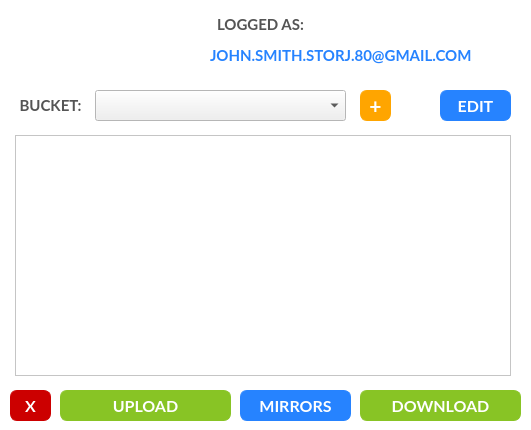
<?xml version="1.0" encoding="UTF-8"?>
<ui version="4.0">
 <class>MainMenu</class>
 <widget class="QDialog" name="MainMenu">
  <property name="geometry">
   <rect>
    <x>0</x>
    <y>0</y>
    <width>531</width>
    <height>430</height>
   </rect>
  </property>
  <property name="palette">
   <palette>
    <active>
     <colorrole role="Base">
      <brush brushstyle="SolidPattern">
       <color alpha="255">
        <red>255</red>
        <green>255</green>
        <blue>255</blue>
       </color>
      </brush>
     </colorrole>
     <colorrole role="Window">
      <brush brushstyle="SolidPattern">
       <color alpha="255">
        <red>255</red>
        <green>255</green>
        <blue>255</blue>
       </color>
      </brush>
     </colorrole>
    </active>
    <inactive>
     <colorrole role="Base">
      <brush brushstyle="SolidPattern">
       <color alpha="255">
        <red>255</red>
        <green>255</green>
        <blue>255</blue>
       </color>
      </brush>
     </colorrole>
     <colorrole role="Window">
      <brush brushstyle="SolidPattern">
       <color alpha="255">
        <red>255</red>
        <green>255</green>
        <blue>255</blue>
       </color>
      </brush>
     </colorrole>
    </inactive>
    <disabled>
     <colorrole role="Base">
      <brush brushstyle="SolidPattern">
       <color alpha="255">
        <red>255</red>
        <green>255</green>
        <blue>255</blue>
       </color>
      </brush>
     </colorrole>
     <colorrole role="Window">
      <brush brushstyle="SolidPattern">
       <color alpha="255">
        <red>255</red>
        <green>255</green>
        <blue>255</blue>
       </color>
      </brush>
     </colorrole>
    </disabled>
   </palette>
  </property>
  <property name="windowTitle">
   <string>Storj GUI</string>
  </property>
  <property name="autoFillBackground">
   <bool>false</bool>
  </property>
  <property name="locale">
   <locale language="English" country="UnitedStates"/>
  </property>
  <widget class="QPushButton" name="file_download_bt">
   <property name="geometry">
    <rect>
     <x>360</x>
     <y>390</y>
     <width>161</width>
     <height>31</height>
    </rect>
   </property>
   <property name="font">
    <font>
     <family>Lato</family>
     <pointsize>12</pointsize>
     <weight>75</weight>
     <bold>true</bold>
    </font>
   </property>
   <property name="styleSheet">
    <string notr="true">QPushButton:hover{
  background-color: #83bf20;
  border-color: #83bf20;
}
QPushButton:active {
  background-color: #93cc36;
  border-color: #93cc36;
}
QPushButton{
  background-color: #88c425;
	border: 1px solid #88c425;
	color: #fff;
	border-radius: 7px;
}</string>
   </property>
   <property name="text">
    <string>DOWNLOAD</string>
   </property>
  </widget>
  <widget class="QLabel" name="label_3">
   <property name="geometry">
    <rect>
     <x>30</x>
     <y>15</y>
     <width>151</width>
     <height>61</height>
    </rect>
   </property>
   <property name="text">
    <string/>
   </property>
   <property name="pixmap">
    <pixmap resource="../../resources/resources.qrc">:/resources/storj-logo-horizontal.png</pixmap>
   </property>
   <property name="scaledContents">
    <bool>true</bool>
   </property>
  </widget>
  <widget class="QPushButton" name="file_delete_bt">
   <property name="geometry">
    <rect>
     <x>10</x>
     <y>390</y>
     <width>41</width>
     <height>31</height>
    </rect>
   </property>
   <property name="font">
    <font>
     <family>Lato</family>
     <pointsize>12</pointsize>
     <weight>75</weight>
     <bold>true</bold>
    </font>
   </property>
   <property name="styleSheet">
    <string notr="true">QPushButton {
	background-color: #CC0000;
	border: 1px solid #CC0000;
	color: #fff;
	border-radius: 7px;
}
QPushButton:hover{
	background-color: #bb0a0a;
	border-color: #bb0a0a;
}
QPushButton:active {
	background-color: #ce0e0e;
	border-color: #ce0e0e;
}</string>
   </property>
   <property name="text">
    <string>X</string>
   </property>
  </widget>
  <widget class="QLabel" name="label_4">
   <property name="geometry">
    <rect>
     <x>210</x>
     <y>15</y>
     <width>101</width>
     <height>16</height>
    </rect>
   </property>
   <property name="font">
    <font>
     <family>Lato</family>
     <pointsize>11</pointsize>
     <weight>75</weight>
     <bold>true</bold>
    </font>
   </property>
   <property name="text">
    <string>&lt;html&gt;&lt;head/&gt;&lt;body&gt;&lt;p align=&quot;center&quot;&gt;&lt;span style=&quot; color:#555555;&quot;&gt;LOGGED AS:&lt;/span&gt;&lt;/p&gt;&lt;/body&gt;&lt;/html&gt;</string>
   </property>
  </widget>
  <widget class="QTableView" name="files_list_tableview">
   <property name="geometry">
    <rect>
     <x>15</x>
     <y>135</y>
     <width>496</width>
     <height>241</height>
    </rect>
   </property>
  </widget>
  <widget class="QComboBox" name="bucket_select_combo_box">
   <property name="geometry">
    <rect>
     <x>95</x>
     <y>90</y>
     <width>251</width>
     <height>31</height>
    </rect>
   </property>
   <property name="styleSheet">
    <string notr="true"/>
   </property>
  </widget>
  <widget class="QPushButton" name="create_bucket_bt">
   <property name="geometry">
    <rect>
     <x>360</x>
     <y>90</y>
     <width>31</width>
     <height>31</height>
    </rect>
   </property>
   <property name="font">
    <font>
     <family>Lato</family>
     <pointsize>16</pointsize>
     <weight>75</weight>
     <bold>true</bold>
    </font>
   </property>
   <property name="styleSheet">
    <string notr="true">QPushButton:hover{
  background-color: #f5a005;
  border-color: #f5a005;
}
QPushButton:active {
  background-color: #f7ac23;
  border-color: #f7ac23;
}
QPushButton{
  background-color: #ffa500;
	border: 1px solid #ffa500;
	color: #fff;
	border-radius: 7px;
}</string>
   </property>
   <property name="text">
    <string>+</string>
   </property>
  </widget>
  <widget class="QPushButton" name="edit_bucket_bt">
   <property name="geometry">
    <rect>
     <x>440</x>
     <y>90</y>
     <width>71</width>
     <height>31</height>
    </rect>
   </property>
   <property name="font">
    <font>
     <family>Lato</family>
     <pointsize>12</pointsize>
     <weight>75</weight>
     <bold>true</bold>
    </font>
   </property>
   <property name="styleSheet">
    <string notr="true">QPushButton {
	background-color: #2683ff;
	border: 1px solid #2683ff;
	color: #fff;
	border-radius: 7px;
}
QPushButton:hover{
  background-color: #2274e2;
  border-color: #2274e2;
}
QPushButton:active{
  background-color: #4393ff;
  border-color: #4393ff;
}</string>
   </property>
   <property name="text">
    <string>EDIT</string>
   </property>
  </widget>
  <widget class="QLabel" name="account_label">
   <property name="geometry">
    <rect>
     <x>210</x>
     <y>45</y>
     <width>301</width>
     <height>21</height>
    </rect>
   </property>
   <property name="font">
    <font>
     <family>Lato</family>
     <pointsize>11</pointsize>
     <weight>75</weight>
     <bold>true</bold>
    </font>
   </property>
   <property name="styleSheet">
    <string notr="true">QLabel{
color: #2683ff;
}
</string>
   </property>
   <property name="text">
    <string>&lt;html&gt;&lt;head/&gt;&lt;body&gt;&lt;p&gt;&lt;span style=&quot; color:#2683ff;&quot;&gt;JOHN.SMITH.STORJ.80@GMAIL.COM&lt;/span&gt;&lt;/p&gt;&lt;/body&gt;&lt;/html&gt;</string>
   </property>
  </widget>
  <widget class="QPushButton" name="file_mirrors_bt">
   <property name="geometry">
    <rect>
     <x>240</x>
     <y>390</y>
     <width>111</width>
     <height>31</height>
    </rect>
   </property>
   <property name="font">
    <font>
     <family>Lato</family>
     <pointsize>12</pointsize>
     <weight>75</weight>
     <bold>true</bold>
    </font>
   </property>
   <property name="styleSheet">
    <string notr="true">QPushButton {
	background-color: #2683ff;
	border: 1px solid #2683ff;
	color: #fff;
	border-radius: 7px;
}
QPushButton:hover{
  background-color: #2274e2;
  border-color: #2274e2;
}
QPushButton:active{
  background-color: #4393ff;
  border-color: #4393ff;
}</string>
   </property>
   <property name="text">
    <string>MIRRORS</string>
   </property>
  </widget>
  <widget class="QPushButton" name="new_file_upload_bt">
   <property name="geometry">
    <rect>
     <x>60</x>
     <y>390</y>
     <width>171</width>
     <height>31</height>
    </rect>
   </property>
   <property name="font">
    <font>
     <family>Lato</family>
     <pointsize>12</pointsize>
     <weight>75</weight>
     <bold>true</bold>
    </font>
   </property>
   <property name="styleSheet">
    <string notr="true">QPushButton:hover{
  background-color: #83bf20;
  border-color: #83bf20;
}
QPushButton:active {
  background-color: #93cc36;
  border-color: #93cc36;
}
QPushButton{
  background-color: #88c425;
	border: 1px solid #88c425;
	color: #fff;
	border-radius: 7px;
}</string>
   </property>
   <property name="text">
    <string>UPLOAD</string>
   </property>
  </widget>
  <widget class="QLabel" name="settings_bt">
   <property name="geometry">
    <rect>
     <x>490</x>
     <y>10</y>
     <width>21</width>
     <height>21</height>
    </rect>
   </property>
   <property name="text">
    <string/>
   </property>
   <property name="pixmap">
    <pixmap resource="../../resources/resources.qrc">:/resources/cog-outline-filled.png</pixmap>
   </property>
   <property name="scaledContents">
    <bool>true</bool>
   </property>
  </widget>
  <widget class="QLabel" name="refresh_bt">
   <property name="geometry">
    <rect>
     <x>400</x>
     <y>90</y>
     <width>31</width>
     <height>31</height>
    </rect>
   </property>
   <property name="text">
    <string/>
   </property>
   <property name="pixmap">
    <pixmap resource="../../resources/resources.qrc">:/resources/refresh.png</pixmap>
   </property>
   <property name="scaledContents">
    <bool>true</bool>
   </property>
  </widget>
  <widget class="QLabel" name="label_5">
   <property name="geometry">
    <rect>
     <x>10</x>
     <y>90</y>
     <width>81</width>
     <height>31</height>
    </rect>
   </property>
   <property name="font">
    <font>
     <family>Lato</family>
     <pointsize>11</pointsize>
     <weight>75</weight>
     <bold>true</bold>
    </font>
   </property>
   <property name="text">
    <string>&lt;html&gt;&lt;head/&gt;&lt;body&gt;&lt;p align=&quot;center&quot;&gt;&lt;span style=&quot; color:#555555;&quot;&gt;BUCKET:&lt;/span&gt;&lt;/p&gt;&lt;/body&gt;&lt;/html&gt;</string>
   </property>
  </widget>
 </widget>
 <tabstops>
  <tabstop>bucket_select_combo_box</tabstop>
  <tabstop>create_bucket_bt</tabstop>
  <tabstop>edit_bucket_bt</tabstop>
  <tabstop>files_list_tableview</tabstop>
  <tabstop>new_file_upload_bt</tabstop>
  <tabstop>file_delete_bt</tabstop>
  <tabstop>file_mirrors_bt</tabstop>
  <tabstop>file_download_bt</tabstop>
 </tabstops>
 <resources>
  <include location="../../resources/resources.qrc"/>
 </resources>
 <connections/>
</ui>
